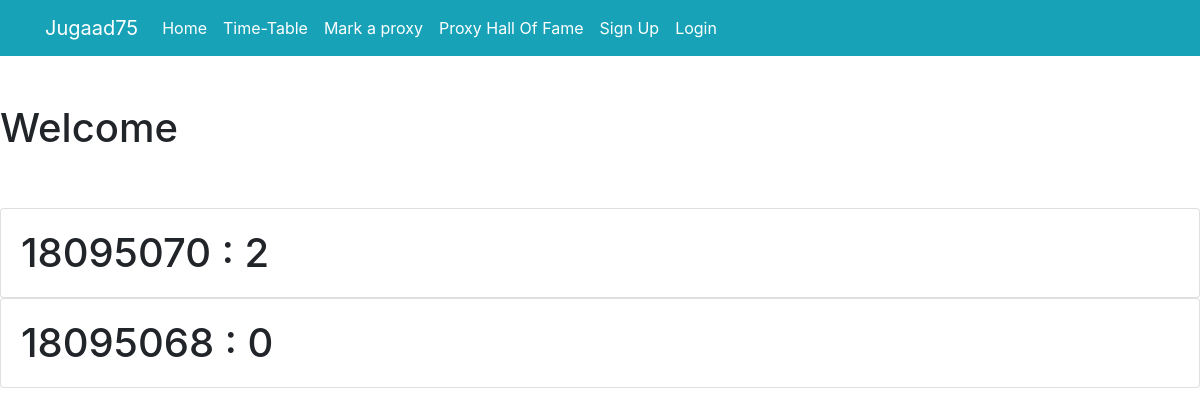
Page /hallOfFame/ on the earlier database version.
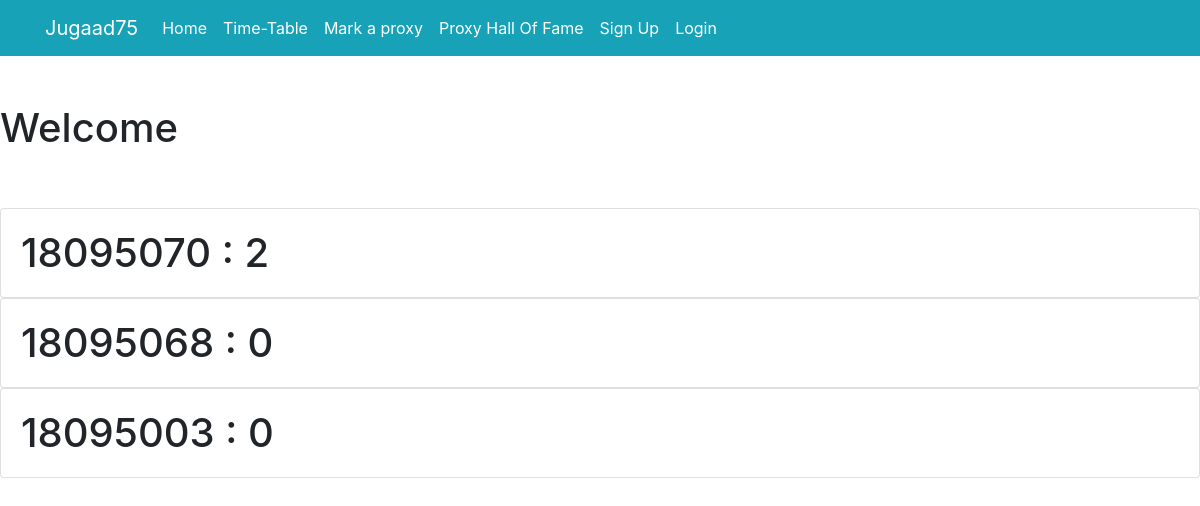
Same page on the later database version.
### tracker/models.py (models this page shows, shortened)
class classroom(models.Model):
    class_code = models.CharField(max_length=30)
    student = models.ForeignKey(User, on_delete=models.CASCADE)
    proxies_marked = models.IntegerField(default=0)

### tracker/views.py (the view)
# urls.py: path('hallOfFame/', views.hallOfFame , name='hallOfFame'),
def hallOfFame(request):
    context = {
        'fames' : classroom.objects.all().order_by('-proxies_marked')
    }
    return render(request,'tracker/proxy_fame.html',context)

### tracker/templates/tracker/proxy_fame.html (shortened to what this page needs)
<link rel="stylesheet" href="https://stackpath.bootstrapcdn.com/bootstrap/4.4.1/css/bootstrap.min.css">
<nav class="navbar navbar-expand-lg navbar-dark bg-info">
    <div class="container">
      <a class="navbar-brand"  href="{% url 'home' %}" >Jugaad75</a>
      <div class="collapse navbar-collapse" id="navbarNav">
        <ul class="navbar-nav">
          <li class="nav-item active">
            <a class="nav-link" href="{% url 'home' %}" >Home </a>
          </li>
          <li class="nav-item active">
            <a class="nav-link" href="{% url 'addLecture' %}">Time-Table </span></a>
          </li>
          <li class="nav-item active">
            <a class="nav-link" href="{% url 'markProxy' %}">Mark a proxy</a>
          </li>
           <li class="nav-item active">
            <a class="nav-link" href="{% url 'hallOfFame' %}" >Proxy Hall Of Fame</a>
          </li>
      {% if user.is_authenticated %}
          <li class="nav-item active">
              <a href="#" onclick="$('#signOutBtn').click()" class="nav-link" >Logout</a>
              <form style='display: none;' method="POST" action="{% url 'logoutuser' %}">
                  {% csrf_token %}
                  <button id="signOutBtn" type="submit">Logout</button>
              </form>
          </li>
          <li class="nav-item ">
            <a class="nav-link disabled" href="#" style="color: chartreuse; font-size: large; " >{{user.username}}</a>
          </li>
      {% else %}
          <li class="nav-item active">
              <a class="nav-link " href="{% url 'signupuser' %} ">Sign Up</a>
          </li>
          <li class="nav-item">
              <a class="nav-link active" href="{% url 'loginuser' %}" >Login</a>
          </li>
      {% endif %}
        </ul>
      </div>
    </div>
  </nav>
 <h1> Welcome {{user.username}} <h1>
<br>
{% for fame in fames %}
<div class="card">
  <div class="card-body">
    {{fame.student.username}} : {{fame.proxies_marked}}
  </div>
</div>
{% endfor %}

Differences in the rows shown:
added classroom: student.username "18095003", proxies_marked "0"
